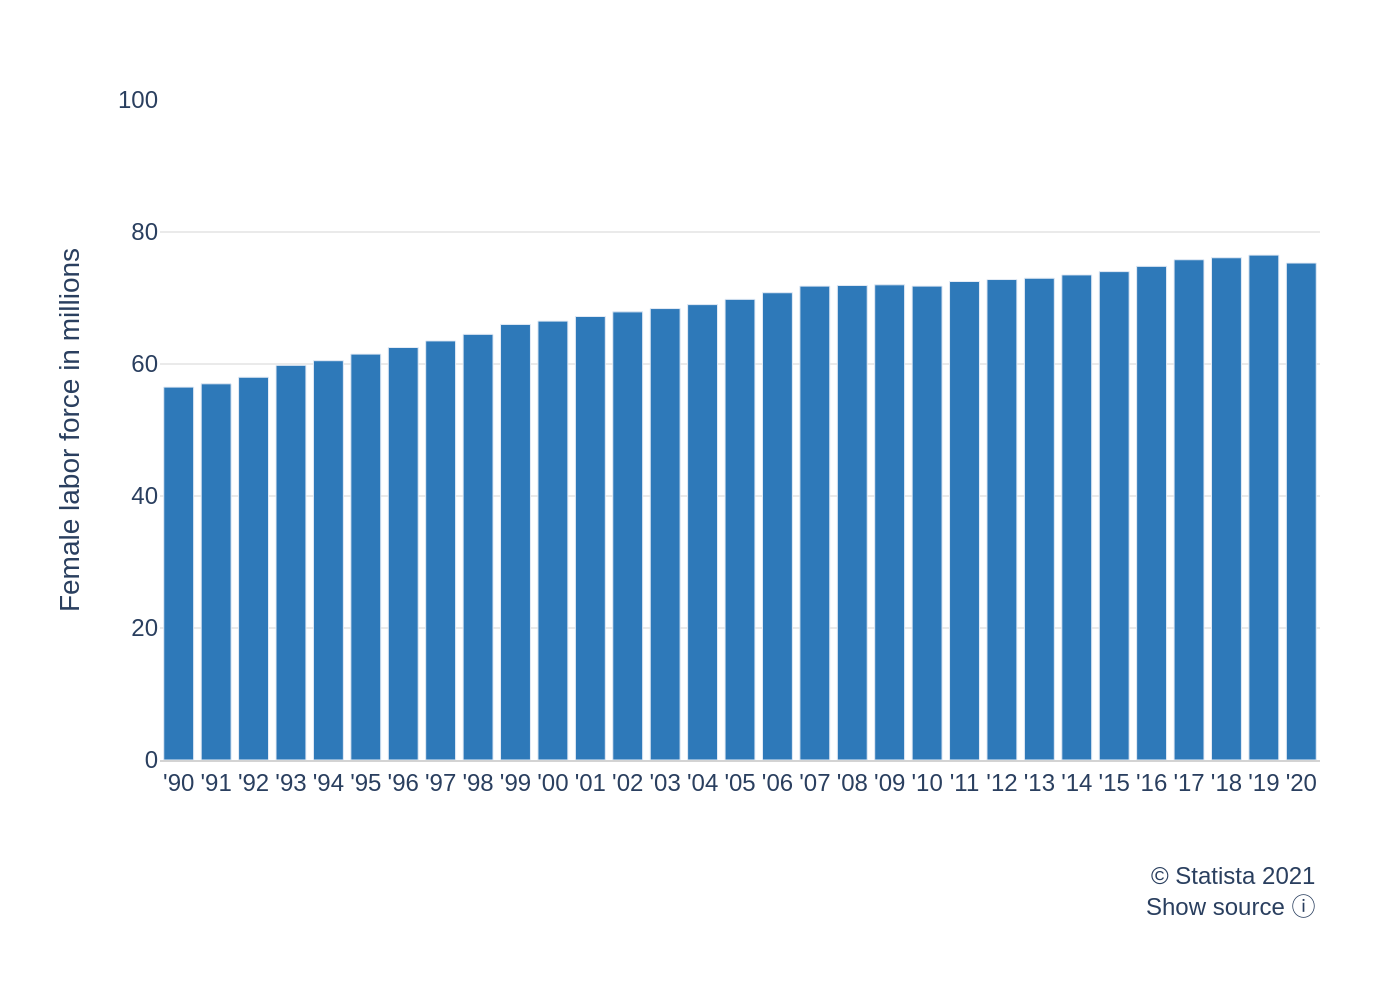

Write Python code to recreate this figure.
import sys
import json
import plotly.graph_objects as go
import os

# Check for command-line argument
if len(sys.argv) != 2:
    print("Usage: python create_chart.py <path_to_json_file>")
    sys.exit(1)

json_filepath = sys.argv[1]

# Read data from the specified JSON file
try:
    with open(json_filepath, 'r', encoding='utf-8') as f:
        chart_config = json.load(f)
except FileNotFoundError:
    print(f"Error: JSON file not found at {json_filepath}")
    sys.exit(1)
except json.JSONDecodeError:
    print(f"Error: Could not decode JSON from {json_filepath}")
    sys.exit(1)

# Extract data and text from the JSON structure
chart_data = chart_config.get('chart_data', [])
texts = chart_config.get('texts', {})
colors = chart_config.get('colors', [])

# Prepare data for Plotly
x_values = [item['x'] for item in chart_data]
y_values = [item['y'] for item in chart_data]

# Create the figure
fig = go.Figure()

# Add the bar trace
fig.add_trace(go.Bar(
    x=x_values,
    y=y_values,
    marker_color=colors[0] if colors else None,
    showlegend=False
))

# Update layout
fig.update_layout(
    font=dict(family="Arial", size=12),
    plot_bgcolor='white',
    paper_bgcolor='white',
    title=texts.get('title'),
    yaxis=dict(
        title=texts.get('y_axis_label'),
        range=[0, 100],
        tickvals=[0, 20, 40, 60, 80, 100],
        gridcolor='#EAEAEA',
        gridwidth=1,
        zeroline=False,
        showline=False
    ),
    xaxis=dict(
        title=texts.get('x_axis_label'),
        type='category',
        showgrid=False,
        tickangle=0,
        showline=True,
        linecolor='lightgrey'
    ),
    margin=dict(l=80, r=40, t=50, b=120),
    annotations=[
        dict(
            text=texts.get('source'),
            align='right',
            showarrow=False,
            xref='paper',
            yref='paper',
            x=1,
            y=-0.25,
            xanchor='right',
            yanchor='bottom'
        )
    ]
)

# Derive output filename from the input JSON filename
base_filename = os.path.splitext(os.path.basename(json_filepath))[0]
output_filename = f"{base_filename}.png"

# Save the figure as a PNG image
fig.write_image(output_filename, scale=2)

print(f"Chart saved as {output_filename}")
